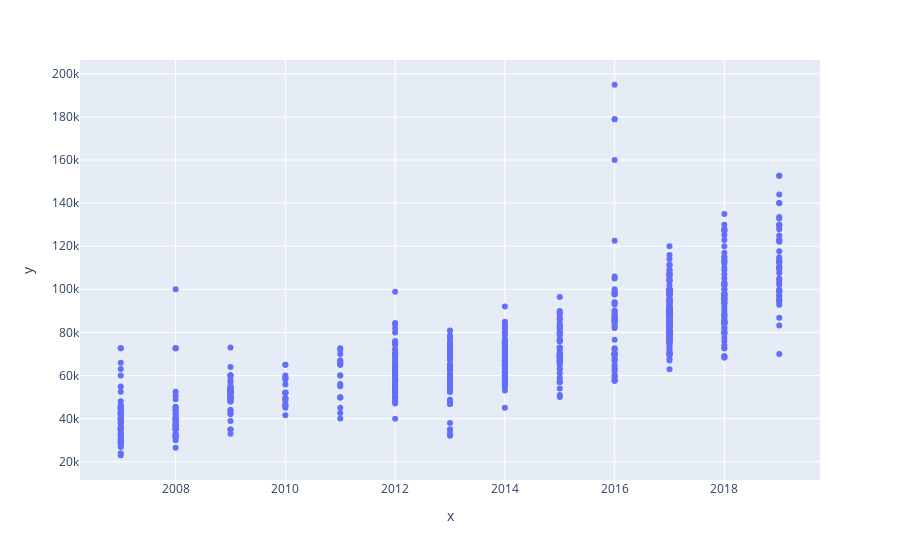

This figure's notebook cell:
### Code cell
# x and y given as array_like objects
import plotly.express as px
fig = px.scatter(x=df.Year, y=df.Price)
fig.show()

### Figure 1 — Plotly figure (JSON) as saved in the notebook; plotly's stock layout.template omitted (floating-point values rounded to 4 significant figures; data arrays with more than 128 entries replaced by an {"elided": "..."} marker saying what was removed)
{"data": [{"hovertemplate": "x=%{x}<br>y=%{y}<extra></extra>", "legendgroup": "", "marker": {"color": "#636efa", "symbol": "circle"}, "mode": "markers", "name": "", "orientation": "v", "showlegend": false, "type": "scatter", "x": {"elided": "810 int values"}, "xaxis": "x", "y": {"elided": "810 int values"}, "yaxis": "y"}], "layout": {"legend": {"tracegroupgap": 0}, "margin": {"t": 60}, "xaxis": {"anchor": "y", "domain": [0, 1], "title": {"text": "x"}}, "yaxis": {"anchor": "x", "domain": [0, 1], "title": {"text": "y"}}}}
